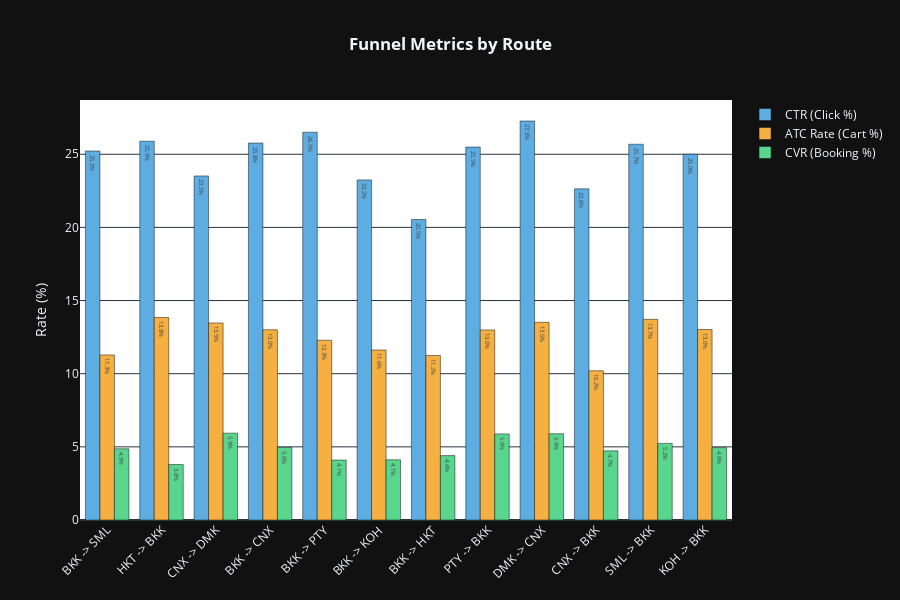

Source (notebook cell):
### Markdown cell above
### Segment Analysis

The Funnel model shows us how committed a prospective customer is to the purchase, and so can be used to guide the strategy to maximise profit.

**Transport Type Insights: The "Flight" Problem**
* **Flights (The Drop-off):** While Flights have normal interest (CTR ~25%), they suffer the **lowest ATC Rate (44.7%)**.
    * *Interpretation:* This indicates **Price Sensitivity** or "Sticker Shock." Users click to check the price, see it is high, and abandon the cart. This is the hardest segment to optimize.
* **Ferries & Taxis (High Intent):** These segments have the highest **ATC Rates (~55%)**.
    * *Interpretation:* If a user clicks a Ferry or Taxi, they are highly committed. The pricing model has more "room to move" here because intent is rigid.

### Code cell
# By Route (All Routes)
data_visualizer.analyze_segment_performance(clean_df, segment_col='route')

### Figure 1 — Plotly figure (JSON) as saved in the notebook; plotly's stock layout.template omitted (floating-point values rounded to 4 significant figures)
{"data": [{"marker": {"color": "#5DADE2"}, "name": "CTR (Click %)", "text": ["25.2%", "25.9%", "23.5%", "25.8%", "26.5%", "23.2%", "20.5%", "25.5%", "27.3%", "22.6%", "25.7%", "25.0%"], "textposition": "auto", "x": ["BKK -> SML", "HKT -> BKK", "CNX -> DMK", "BKK -> CNX", "BKK -> PTY", "BKK -> KOH", "BKK -> HKT", "PTY -> BKK", "DMK -> CNX", "CNX -> BKK", "SML -> BKK", "KOH -> BKK"], "y": [25.22, 25.89, 23.52, 25.77, 26.51, 23.24, 20.54, 25.49, 27.27, 22.64, 25.69, 25.0], "type": "bar"}, {"marker": {"color": "#F5B041"}, "name": "ATC Rate (Cart %)", "text": ["11.3%", "13.8%", "13.5%", "13.0%", "12.3%", "11.6%", "11.2%", "13.0%", "13.5%", "10.2%", "13.7%", "13.0%"], "textposition": "auto", "x": ["BKK -> SML", "HKT -> BKK", "CNX -> DMK", "BKK -> CNX", "BKK -> PTY", "BKK -> KOH", "BKK -> HKT", "PTY -> BKK", "DMK -> CNX", "CNX -> BKK", "SML -> BKK", "KOH -> BKK"], "y": [11.28, 13.84, 13.47, 13.0, 12.29, 11.62, 11.25, 12.99, 13.51, 10.2, 13.72, 13.02], "type": "bar"}, {"marker": {"color": "#58D68D"}, "name": "CVR (Booking %)", "text": ["4.9%", "3.8%", "5.9%", "5.0%", "4.1%", "4.1%", "4.4%", "5.9%", "5.9%", "4.7%", "5.2%", "4.9%"], "textposition": "auto", "x": ["BKK -> SML", "HKT -> BKK", "CNX -> DMK", "BKK -> CNX", "BKK -> PTY", "BKK -> KOH", "BKK -> HKT", "PTY -> BKK", "DMK -> CNX", "CNX -> BKK", "SML -> BKK", "KOH -> BKK"], "y": [4.867, 3.795, 5.936, 4.965, 4.096, 4.116, 4.401, 5.882, 5.897, 4.726, 5.237, 4.948], "type": "bar"}], "layout": {"title": {"text": "<b>Funnel Metrics by Route</b>", "x": 0.5}, "xaxis": {"tickangle": -45}, "yaxis": {"title": {"text": "Rate (%)"}}, "barmode": "group", "plot_bgcolor": "white", "height": 600}}
